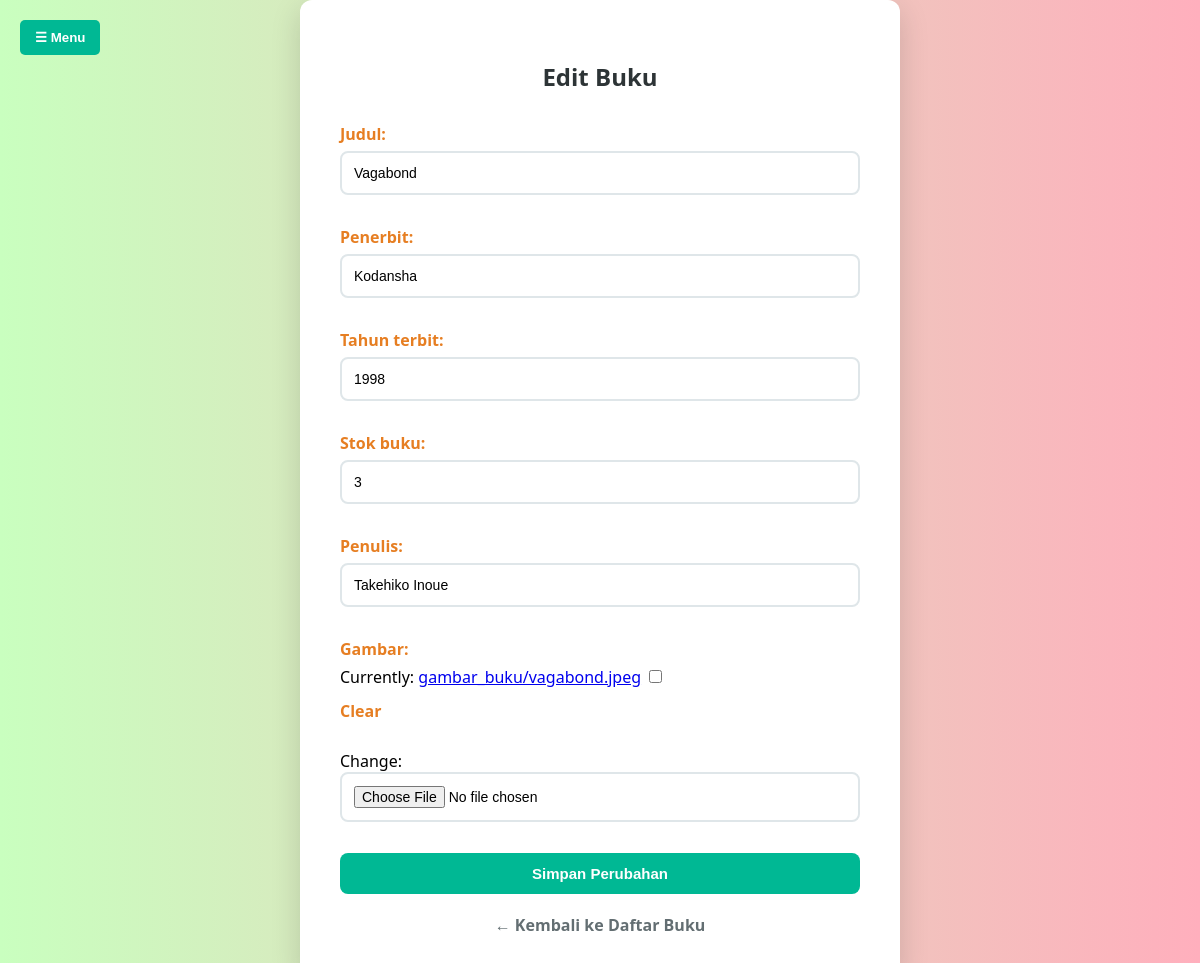
/admin-panel/edit-buku/3/ (signed in), run on the app's committed database.
### peminjaman/models.py (models this page shows, shortened)
class Buku(models.Model):
    judul = models.CharField(max_length=200)
    penerbit = models.CharField(max_length=100)
    tahun_terbit = models.IntegerField()
    stok_buku = models.PositiveIntegerField()
    penulis = models.CharField(max_length=100)
    gambar = models.ImageField(upload_to='gambar_buku/', null=True, blank=True)
    jumlah_dipinjam = models.PositiveIntegerField(default=0)

### peminjaman/views.py (the view)
# urls.py: path('admin-panel/edit-buku/<int:id>/', views.edit_buku, name='edit_buku'),
@login_required
@user_passes_test(is_admin)
def edit_buku(request, id):
    buku = get_object_or_404(Buku, id=id)
    if request.method == 'POST':
        form = EditBukuForm(request.POST, request.FILES, instance=buku)
        if form.is_valid():
            form.save()
            return redirect('daftar_buku')
    else:
        form = EditBukuForm(instance=buku)
    return render(request, 'admin/editbuku.html', {'form': form})

### peminjaman/forms.py
class EditBukuForm(forms.ModelForm):
    class Meta:
        model = Buku
        fields = ['judul', 'penerbit', 'tahun_terbit', 'stok_buku', 'penulis', 'gambar']

### peminjaman/views.py (called while the page is built)
def is_admin(user):
    return user.is_staff or user.is_superuser

### peminjaman/templates/admin/editbuku.html (shortened to what this page needs)
<!DOCTYPE html>
<html lang="id">
<head>
</head>
<body>
<button id="menuBtn" class="toggle-button" onclick="toggleSidebar()">☰ Menu</button>
<div class="content">
  <div class="container">
    <h2>Edit Buku</h2>
    <form method="post" enctype="multipart/form-data">
      {{ form.as_p }}
      <button class="btn" type="submit">Simpan Perubahan</button>
    </form>
    <div class="back-link">
      <a href="{% url 'daftar_buku' %}">← Kembali ke Daftar Buku</a>
    </div>
  </div>
</div>
</body>
</html>

### peminjaman/templates/admin/editbuku.html (style rules this page uses)
* { box-sizing: border-box; }
body { margin: 0; font-family: 'Segoe UI', Tahoma, Geneva, Verdana, sans-serif; background: linear-gradient(to right, #c9ffbf, #ffafbd); min-height: 100vh; }
.toggle-button { position: fixed; top: 20px; left: 20px; z-index: 1100; background-color: #00b894; color: white; border: none; padding: 10px 15px; border-radius: 5px; cursor: pointer; font-weight: bold; }
.container { background-color: white; padding: 40px; border-radius: 12px; max-width: 600px; margin: 0 auto; box-shadow: 0 10px 30px rgba(0,0,0,0.15); }
h2 { text-align: center; color: #2d3436; margin-bottom: 30px; }
label { font-weight: bold; color: #e67e22; display: block; margin-bottom: 6px; margin-top: 12px; }
input[type="text"], input[type="number"], input[type="file"], textarea, select { width: 100%; padding: 12px; margin-bottom: 15px; border: 2px solid #dfe6e9; border-radius: 8px; font-size: 14px; transition: border-color 0.3s ease; }
.btn { width: 100%; background-color: #00b894; color: white; padding: 12px; border: none; border-radius: 8px; font-weight: bold; font-size: 15px; cursor: pointer; transition: background-color 0.3s ease; }
.back-link { margin-top: 20px; text-align: center; }
.back-link a { text-decoration: none; color: #636e72; font-weight: bold; }

### data on the page
Buku: judul "Vagabond", penerbit "Kodansha", tahun_terbit "1998", stok_buku "3", penulis "Takehiko Inoue"
